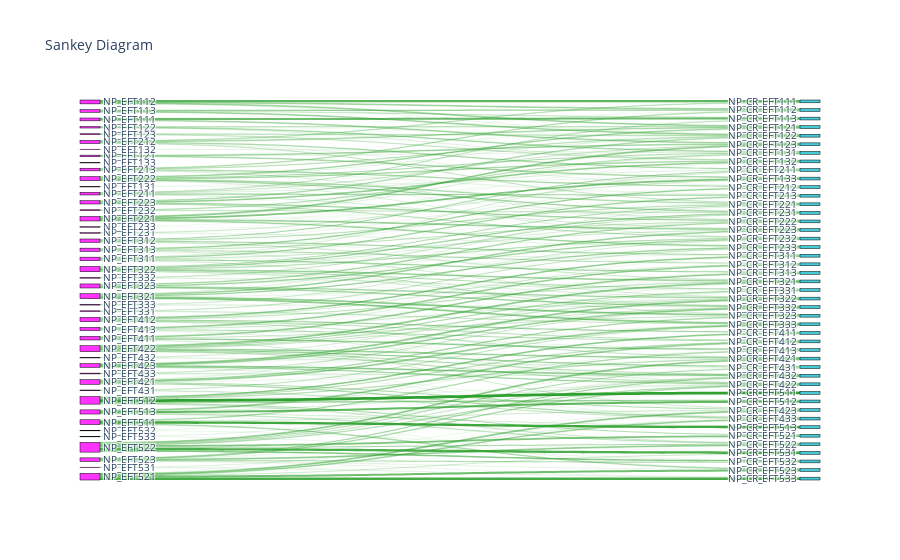

Here is the notebook cell this chart was saved with:
### Code cell
import numpy
import pandas
import plotly.graph_objects as go

# read in the data to a dataframe
data_path = 'C:/Costa_Rica/EFT/Landsat7/EFT_correspondence_table_NP_based_national_scale_percentages.xlsx'
df = pandas.read_excel(
    data_path,
    sheet_name='local_national',
    index_col=0  # use the first column as the row index
)


source_names = list(df.index.values)   # a list of the values in the first column
target_names = list(df.columns.values)  # a list of the values in the first row

# make all the source labels pink, and all the target labels blue
source_colors = ['rgba(255, 0, 255, 0.8)' for _ in source_names]
target_colors = ['rgba(23, 190, 207, 0.8)' for _ in target_names]
label_colors = source_colors + target_colors



# put all the source names and target names together in a list
labels = source_names + target_names
# this is the index where the target names start
targets_start_index = len(source_names)

sources = []
targets = []
values = []

# iterate over the rows in the dataframe in order
for source_index, (source, row) in enumerate(df.iterrows()):
    # source is a string
    # row is a pandas Series that we can iterate over
    for target_index, (target, value) in enumerate(row.iteritems()):
        # target is a string
        # value is the number in the cell or NaN
        if not numpy.isnan(value):  # don't include NaN cells
            # append the index, not the name. e.g. 0 instead of NP_CR_EFT111
            sources.append(source_index)
            targets.append(target_index + targets_start_index)
            values.append(value)

# print out all the source, target, value pairs
for s, t, v in zip(sources, targets, values):
    print(s, t, v)
    
# you can also do cool things with the colors, as an example:
# the fourth value of RGBA color is the opacity (0-1)
# you can use the value (the link width) to scale the opacity
link_colors = [f'rgba(44, 160, 44, {value})' for value in values]

# display the figure
fig = go.Figure(data=[go.Sankey(
    node=dict(
        pad=15,
        thickness=20,
        line=dict(color="black", width=0.5),
        label=labels,
        color=label_colors
    ),
    link=dict(
      source=sources,
      target=targets,
      value=values,
      color=link_colors
    )
)])

fig.update_layout(title_text="Sankey Diagram", font_size=10)
fig.show()
fig.write_image("C:/Costa_Rica/EFT/Landsat7/Sankey_Diagram_from_Local_National1.svg")
fig.write_html("C:/Costa_Rica/EFT/Landsat7/Sankey_Diagram_from_Local_National1.html")

### Figure 1 — Plotly figure (JSON) as saved in the notebook; plotly's stock layout.template omitted (floating-point values rounded to 4 significant figures; data arrays with more than 128 entries replaced by an {"elided": "..."} marker saying what was removed)
{"data": [{"link": {"color": {"elided": "382 str values"}, "source": {"elided": "382 int values"}, "target": {"elided": "382 int values"}, "value": {"elided": "382 float values"}}, "node": {"color": ["rgba(255, 0, 255, 0.8)", "rgba(255, 0, 255, 0.8)", "rgba(255, 0, 255, 0.8)", "rgba(255, 0, 255, 0.8)", "rgba(255, 0, 255, 0.8)", "rgba(255, 0, 255, 0.8)", "rgba(255, 0, 255, 0.8)", "rgba(255, 0, 255, 0.8)", "rgba(255, 0, 255, 0.8)", "rgba(255, 0, 255, 0.8)", "rgba(255, 0, 255, 0.8)", "rgba(255, 0, 255, 0.8)", "rgba(255, 0, 255, 0.8)", "rgba(255, 0, 255, 0.8)", "rgba(255, 0, 255, 0.8)", "rgba(255, 0, 255, 0.8)", "rgba(255, 0, 255, 0.8)", "rgba(255, 0, 255, 0.8)", "rgba(255, 0, 255, 0.8)", "rgba(255, 0, 255, 0.8)", "rgba(255, 0, 255, 0.8)", "rgba(255, 0, 255, 0.8)", "rgba(255, 0, 255, 0.8)", "rgba(255, 0, 255, 0.8)", "rgba(255, 0, 255, 0.8)", "rgba(255, 0, 255, 0.8)", "rgba(255, 0, 255, 0.8)", "rgba(255, 0, 255, 0.8)", "rgba(255, 0, 255, 0.8)", "rgba(255, 0, 255, 0.8)", "rgba(255, 0, 255, 0.8)", "rgba(255, 0, 255, 0.8)", "rgba(255, 0, 255, 0.8)", "rgba(255, 0, 255, 0.8)", "rgba(255, 0, 255, 0.8)", "rgba(255, 0, 255, 0.8)", "rgba(255, 0, 255, 0.8)", "rgba(255, 0, 255, 0.8)", "rgba(255, 0, 255, 0.8)", "rgba(255, 0, 255, 0.8)", "rgba(255, 0, 255, 0.8)", "rgba(255, 0, 255, 0.8)", "rgba(255, 0, 255, 0.8)", "rgba(255, 0, 255, 0.8)", "rgba(255, 0, 255, 0.8)", "rgba(23, 190, 207, 0.8)", "rgba(23, 190, 207, 0.8)", "rgba(23, 190, 207, 0.8)", "rgba(23, 190, 207, 0.8)", "rgba(23, 190, 207, 0.8)", "rgba(23, 190, 207, 0.8)", "rgba(23, 190, 207, 0.8)", "rgba(23, 190, 207, 0.8)", "rgba(23, 190, 207, 0.8)", "rgba(23, 190, 207, 0.8)", "rgba(23, 190, 207, 0.8)", "rgba(23, 190, 207, 0.8)", "rgba(23, 190, 207, 0.8)", "rgba(23, 190, 207, 0.8)", "rgba(23, 190, 207, 0.8)", "rgba(23, 190, 207, 0.8)", "rgba(23, 190, 207, 0.8)", "rgba(23, 190, 207, 0.8)", "rgba(23, 190, 207, 0.8)", "rgba(23, 190, 207, 0.8)", "rgba(23, 190, 207, 0.8)", "rgba(23, 190, 207, 0.8)", "rgba(23, 190, 207, 0.8)", "rgba(23, 190, 207, 0.8)", "rgba(23, 190, 207, 0.8)", "rgba(23, 190, 207, 0.8)", "rgba(23, 190, 207, 0.8)", "rgba(23, 190, 207, 0.8)", "rgba(23, 190, 207, 0.8)", "rgba(23, 190, 207, 0.8)", "rgba(23, 190, 207, 0.8)", "rgba(23, 190, 207, 0.8)", "rgba(23, 190, 207, 0.8)", "rgba(23, 190, 207, 0.8)", "rgba(23, 190, 207, 0.8)", "rgba(23, 190, 207, 0.8)", "rgba(23, 190, 207, 0.8)", "rgba(23, 190, 207, 0.8)", "rgba(23, 190, 207, 0.8)", "rgba(23, 190, 207, 0.8)", "rgba(23, 190, 207, 0.8)", "rgba(23, 190, 207, 0.8)", "rgba(23, 190, 207, 0.8)", "rgba(23, 190, 207, 0.8)", "rgba(23, 190, 207, 0.8)"], "label": ["NP_EFT111", "NP_EFT112", "NP_EFT113", "NP_EFT121", "NP_EFT122", "NP_EFT123", "NP_EFT131", "NP_EFT132", "NP_EFT133", "NP_EFT211", "NP_EFT212", "NP_EFT213", "NP_EFT221", "NP_EFT222", "NP_EFT223", "NP_EFT231", "NP_EFT232", "NP_EFT233", "NP_EFT311", "NP_EFT312", "NP_EFT313", "NP_EFT321", "NP_EFT322", "NP_EFT323", "NP_EFT331", "NP_EFT332", "NP_EFT333", "NP_EFT411", "NP_EFT412", "NP_EFT413", "NP_EFT421", "NP_EFT422", "NP_EFT423", "NP_EFT431", "NP_EFT432", "NP_EFT433", "NP_EFT511", "NP_EFT512", "NP_EFT513", "NP_EFT521", "NP_EFT522", "NP_EFT523", "NP_EFT531", "NP_EFT532", "NP_EFT533", "NP_CR_EFT111", "NP_CR_EFT112", "NP_CR_EFT113", "NP_CR_EFT121", "NP_CR_EFT122", "NP_CR_EFT123", "NP_CR_EFT131", "NP_CR_EFT132", "NP_CR_EFT133", "NP_CR_EFT211", "NP_CR_EFT212", "NP_CR_EFT213", "NP_CR_EFT221", "NP_CR_EFT222", "NP_CR_EFT223", "NP_CR_EFT231", "NP_CR_EFT232", "NP_CR_EFT233", "NP_CR_EFT311", "NP_CR_EFT312", "NP_CR_EFT313", "NP_CR_EFT321", "NP_CR_EFT322", "NP_CR_EFT323", "NP_CR_EFT331", "NP_CR_EFT332", "NP_CR_EFT333", "NP_CR_EFT411", "NP_CR_EFT412", "NP_CR_EFT413", "NP_CR_EFT421", "NP_CR_EFT422", "NP_CR_EFT423", "NP_CR_EFT431", "NP_CR_EFT432", "NP_CR_EFT433", "NP_CR_EFT511", "NP_CR_EFT512", "NP_CR_EFT513", "NP_CR_EFT521", "NP_CR_EFT522", "NP_CR_EFT523", "NP_CR_EFT531", "NP_CR_EFT532", "NP_CR_EFT533"], "line": {"color": "black", "width": 0.5}, "pad": 15, "thickness": 20}, "type": "sankey"}], "layout": {"font": {"size": 10}, "title": {"text": "Sankey Diagram"}}}
